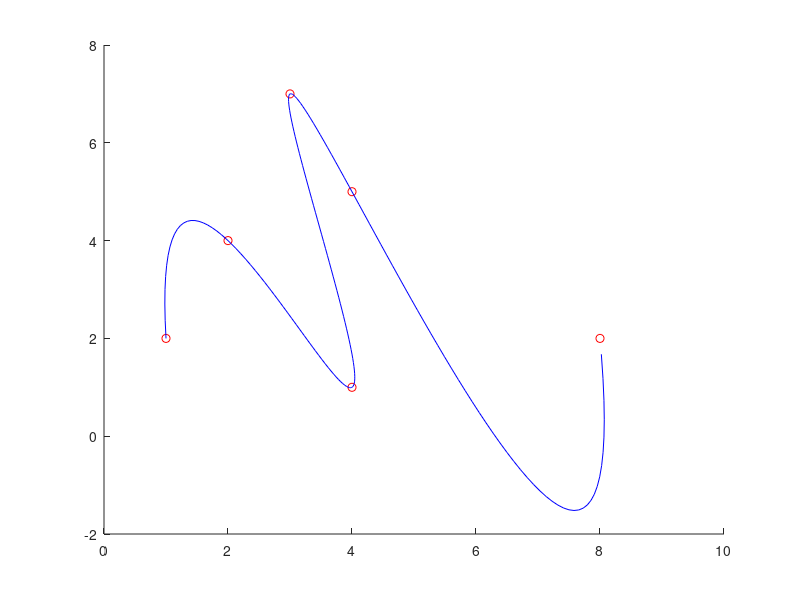

Here is the MATLAB script that generated this plot:
function main
X=[1 2 4 3 4 8];
Y=[2 4 1 7 5 2];
figure(1); hold on;
plot(X, Y, 'ro');
n=length(X);
t(1) = 0;
for i=2:n
    t(i)=t(i-1)+norm([X(i) Y(i)] - [X(i-1) Y(i-1)]);
end
ttt=0:0.1:t(end);
FX=0; FY=0;
for j=1:n
    L=Lagranzo_daugianaris(t, j, ttt);
    FX=FX+L*X(j);
    FY=FY+L*Y(j);
end
plot(FX, FY, 'b-');
end

function L=Lagranzo_daugianaris(X, j, x)
n=length(X);
L=1;
for i=1:n
    if i~=j
        L=L.*(x-X(i))/(X(j)-X(i));
    end
end
return
end